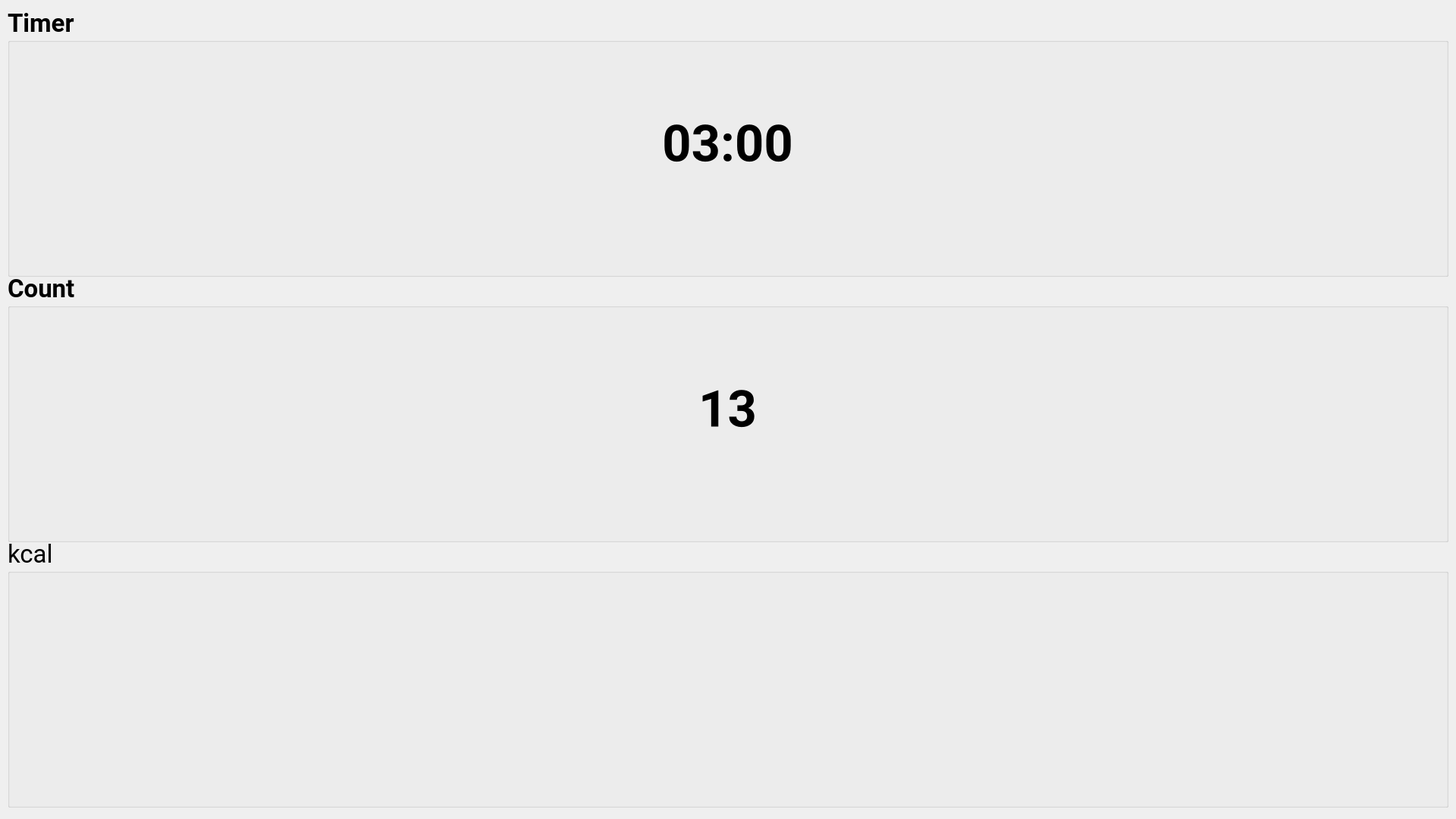
<?xml version="1.0" encoding="UTF-8"?>
<ui version="4.0">
 <class>Form</class>
 <widget class="QWidget" name="Form">
  <property name="geometry">
   <rect>
    <x>0</x>
    <y>0</y>
    <width>1920</width>
    <height>1080</height>
   </rect>
  </property>
  <property name="maximumSize">
   <size>
    <width>1920</width>
    <height>1080</height>
   </size>
  </property>
  <property name="windowTitle">
   <string>Form</string>
  </property>
  <widget class="QGroupBox" name="Timer_Group">
   <property name="geometry">
    <rect>
     <x>10</x>
     <y>10</y>
     <width>1900</width>
     <height>355</height>
    </rect>
   </property>
   <property name="font">
    <font>
     <family>Roboto</family>
     <pointsize>25</pointsize>
     <weight>75</weight>
     <bold>true</bold>
    </font>
   </property>
   <property name="title">
    <string>Timer</string>
   </property>
   <widget class="QWidget" name="verticalLayoutWidget">
    <property name="geometry">
     <rect>
      <x>9</x>
      <y>9</y>
      <width>1881</width>
      <height>341</height>
     </rect>
    </property>
    <layout class="QVBoxLayout" name="verticalLayout">
     <item>
      <widget class="QLabel" name="Timer">
       <property name="font">
        <font>
         <family>Roboto</family>
         <pointsize>50</pointsize>
         <weight>75</weight>
         <bold>true</bold>
        </font>
       </property>
       <property name="text">
        <string>03:00</string>
       </property>
       <property name="alignment">
        <set>Qt::AlignCenter</set>
       </property>
      </widget>
     </item>
    </layout>
   </widget>
  </widget>
  <widget class="QGroupBox" name="Count_Group">
   <property name="geometry">
    <rect>
     <x>10</x>
     <y>360</y>
     <width>1900</width>
     <height>355</height>
    </rect>
   </property>
   <property name="font">
    <font>
     <family>Roboto</family>
     <pointsize>25</pointsize>
     <weight>75</weight>
     <bold>true</bold>
    </font>
   </property>
   <property name="title">
    <string>Count</string>
   </property>
   <widget class="QWidget" name="verticalLayoutWidget_2">
    <property name="geometry">
     <rect>
      <x>9</x>
      <y>9</y>
      <width>1881</width>
      <height>341</height>
     </rect>
    </property>
    <layout class="QVBoxLayout" name="verticalLayout_2">
     <item>
      <widget class="QLabel" name="Count">
       <property name="font">
        <font>
         <family>Roboto</family>
         <pointsize>50</pointsize>
         <weight>75</weight>
         <bold>true</bold>
        </font>
       </property>
       <property name="text">
        <string>13</string>
       </property>
       <property name="alignment">
        <set>Qt::AlignCenter</set>
       </property>
      </widget>
     </item>
    </layout>
   </widget>
  </widget>
  <widget class="QGroupBox" name="kcal_Group">
   <property name="geometry">
    <rect>
     <x>10</x>
     <y>710</y>
     <width>1900</width>
     <height>355</height>
    </rect>
   </property>
   <property name="font">
    <font>
     <family>Roboto</family>
     <pointsize>25</pointsize>
    </font>
   </property>
   <property name="title">
    <string>kcal</string>
   </property>
   <widget class="QWidget" name="verticalLayoutWidget_3">
    <property name="geometry">
     <rect>
      <x>9</x>
      <y>9</y>
      <width>1881</width>
      <height>341</height>
     </rect>
    </property>
    <layout class="QVBoxLayout" name="verticalLayout_3">
     <item>
      <widget class="QLabel" name="kcal">
       <property name="font">
        <font>
         <family>Roboto</family>
         <pointsize>50</pointsize>
         <weight>75</weight>
         <bold>true</bold>
        </font>
       </property>
       <property name="text">
        <string/>
       </property>
       <property name="alignment">
        <set>Qt::AlignCenter</set>
       </property>
      </widget>
     </item>
    </layout>
   </widget>
  </widget>
 </widget>
 <resources/>
 <connections/>
</ui>
